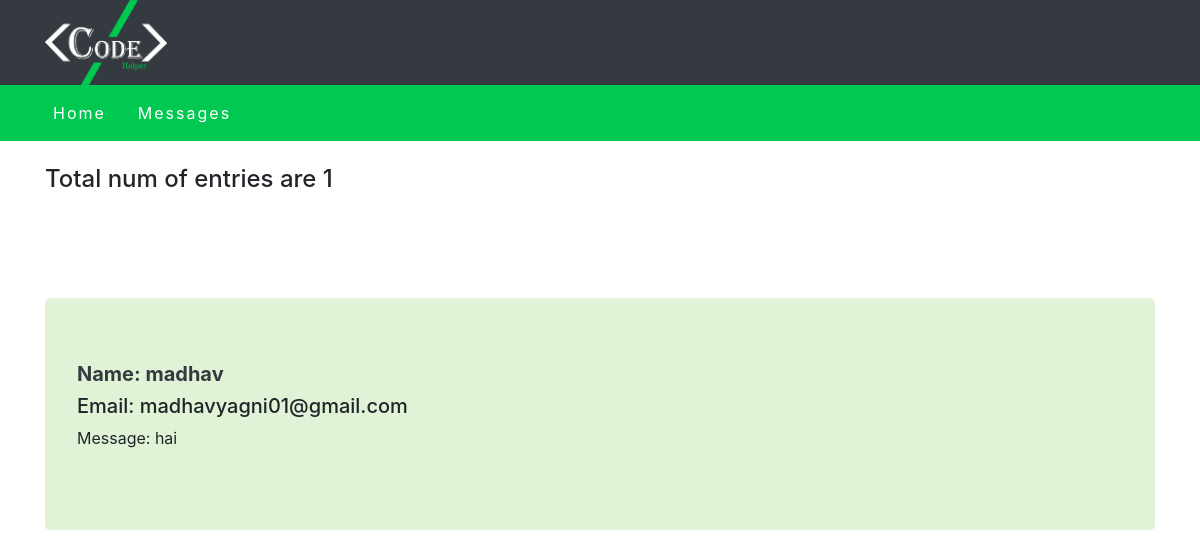
The app's page /messages.php with its own data.
### tables this page shows
CREATE TABLE `contact` (
  `sno` int(7) NOT NULL,
  `name` varchar(200) NOT NULL,
  `email` varchar(200) NOT NULL,
  `message` text NOT NULL,
  `datetime` datetime NOT NULL DEFAULT current_timestamp()
);

### messages.php (the view, shortened to what this page needs)
    <?php
require 'includes/_adminheader.php';
?>
    <div class="container">
        <?php
$sql = "SELECT * FROM `contact`";
$result = mysqli_query($conn, $sql);
$num = mysqli_num_rows($result);
echo "<h4 class = 'pt-4 pb-0'>Total num of entries are " . $num . "</h4><br><br />";
if ($num != 0) {while ($row = mysqli_fetch_assoc($result)) {
                echo '<div class="jumbotron j-green my-5">
                    <div class="media-body">
                        <h5 class="font-weight-bold text-dark">Name: '.$row['name'].'</h5>
                        <h5 class="mt-0">Email: '.$row['email'].'</h5>
                        <p>Message: '. $row['message'] .'</p>
                    </div>
            </div>';
}
}
?>
    </div>
</body>
</html>

### style.css (style rules this page uses)
* { padding: 0; margin: 0; box-sizing: border-box; }
.j-green { background-color: #e0f3d6 !important; }

### records on screen
contact: name "madhav", email "madhavyagni01@gmail.com", message "hai"

### other values on screen
$num "1"
